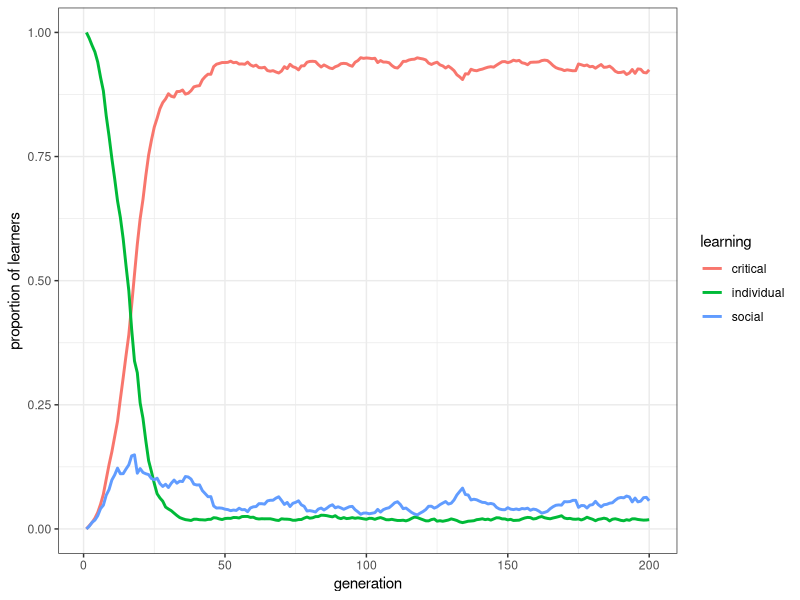
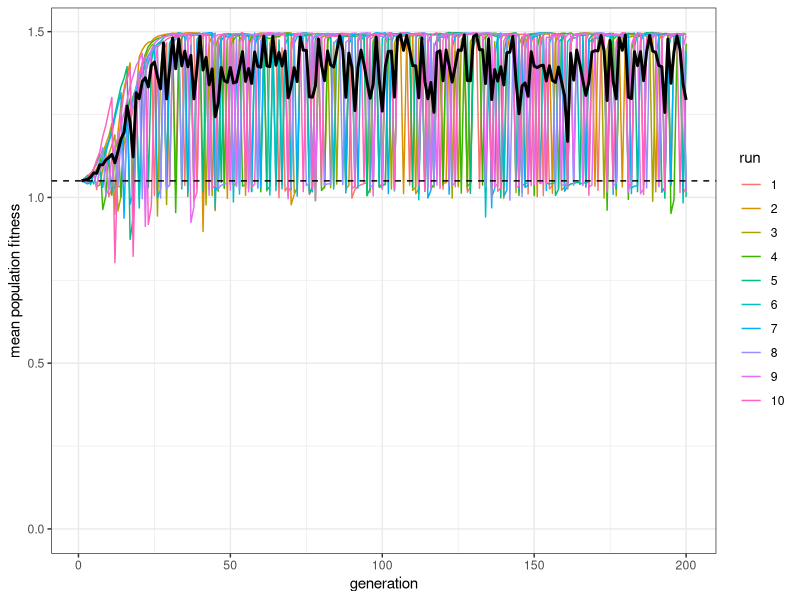

Source code (R) for these figures, in order:
## ---- chunk 1
library(tidyverse)

rogers_model2 <- function(N, t_max, r_max, w = 1, b = 0.5, c, s = 0, mu, p, u) {
  
  # Check parameters to avoid negative fitnesses
  if (b * (1 + c) > 1 || b * (1 + s) > 1) {
    stop("Invalid parameter values: ensure b*(1+c) < 1 and b*(1+s) < 1")
  }
  
  # Create output tibble
  output <- tibble(generation = rep(1:t_max, r_max), 
                   run = as.factor(rep(1:r_max, each = t_max)), 
                   p_SL = as.numeric(rep(NA, t_max * r_max)), 
                   p_IL = as.numeric(rep(NA, t_max * r_max)), 
                   p_CL = as.numeric(rep(NA, t_max * r_max)), 
                   W = as.numeric(rep(NA, t_max * r_max)))
  
  for (r in 1:r_max) {
    
    # Create a population of individuals
    population <- tibble(learning = rep("individual", N), 
                         behaviour = rep(NA, N), fitness = rep(NA, N))
    
    # Initialise the environment
    E <- 0
    
    for (t in 1:t_max) {
      
      # Now we integrate fitnesses into the learning stage
      population$fitness <- w  
      
      # 1. Social learning
      if (sum(population$learning == "social") > 0) {
        # Subtract cost b*s from fitness of social learners
        population$fitness[population$learning == "social"] <- 
          population$fitness[population$learning == "social"] - b*s
        # Update behaviour
        population$behaviour[population$learning == "social"] <- 
          sample(previous_population$behaviour, sum(population$learning == "social"), replace = TRUE)

      }
      
      # 2. Individual learning
      # Subtract cost b*c from fitness of individual learners
      population$fitness[population$learning == "individual"] <- 
        population$fitness[population$learning == "individual"] - b*c
      # Update behaviour
      learn_correct <- sample(c(TRUE, FALSE), N, prob = c(p, 1 - p), replace = TRUE)
      population$behaviour[learn_correct & population$learning == "individual"] <- E
      population$behaviour[!learn_correct & population$learning == "individual"] <- E - 1
      
      
      # 3. Critical social learning
      if (sum(population$learning == "critical") > 0) {
        
        # Subtract b*s from fitness of socially learning critical learners
        population$fitness[population$learning == "critical"] <- 
          population$fitness[population$learning == "critical"] - b*s
        
        # First critical learners socially learn
        population$behaviour[population$learning == "critical"] <- 
          sample(previous_population$behaviour, 
                 sum(population$learning == "critical"), replace = TRUE)
        
        # Subtract b*c from fitness of individually learning critical learners
        population$fitness[population$learning == "critical" & population$behaviour != E] <- 
          population$fitness[population$learning == "critical" & population$behaviour != E] - b*c
        
        # Individual learning for those critical learners who did not copy correct behaviour
        population$behaviour[learn_correct & population$learning == "critical" & population$behaviour != E] <- E
        population$behaviour[!learn_correct & population$learning == "critical" & population$behaviour != E] <- E - 1
      }
      
      # 4. Calculate fitnesses (now only need to do the b bonus or penalty)
      population$fitness[population$behaviour == E] <-
        population$fitness[population$behaviour == E] + b  
      population$fitness[population$behaviour != E] <-
        population$fitness[population$behaviour != E] - b
      
      # 5. store population characteristics in output
      output[output$generation == t & output$run == r, ]$p_SL <- 
        mean(population$learning == "social")
      output[output$generation == t & output$run == r, ]$p_IL <- 
        mean(population$learning == "individual")
      output[output$generation == t & output$run == r, ]$p_CL <- 
        mean(population$learning == "critical")
      output[output$generation == t & output$run == r, ]$W <- 
        mean(population$fitness)
      
      # 6. Reproduction
      previous_population <- population
      population$behaviour <- NA
      population$fitness <- NA
      
      # Individual learners
      if (sum(previous_population$learning == "individual") > 0) {
        fitness_IL <- sum(previous_population$fitness[previous_population$learning == "individual"]) / 
          sum(previous_population$fitness)
      } else {
        fitness_IL <- 0
      }
      
      # Social learners
      if (sum(previous_population$learning == "social") > 0) {
        fitness_SL <- sum(previous_population$fitness[previous_population$learning == "social"]) / 
          sum(previous_population$fitness)
      } else {
        fitness_SL <- 0
      }
      
      population$learning <- sample(c("individual", "social", "critical"), size = N, 
             prob = c(fitness_IL, fitness_SL, 1 - (fitness_SL + fitness_IL)), replace = TRUE)
      
      mutation <- sample(c(TRUE, FALSE), N, prob = c(mu, 1 - mu), replace = TRUE)
      
      previous_population2 <- population
      
      population$learning[mutation & previous_population2$learning == "individual"] <- 
        sample(c("critical", "social"), 
               sum(mutation & previous_population2$learning == "individual"), 
               prob = c(0.5, 0.5), replace = TRUE)
      
      population$learning[mutation & previous_population2$learning == "social"] <- 
        sample(c("critical", "individual"), 
               sum(mutation & previous_population2$learning == "social"), 
               prob = c(0.5, 0.5), replace = TRUE)
      
      population$learning[mutation & previous_population2$learning == "critical"] <- 
        sample(c("individual", "social"), 
               sum(mutation & previous_population2$learning == "critical"), 
               prob = c(0.5, 0.5), replace = TRUE)
    
      # 7. Potential environmental change
      if (runif(1) < u) E <- E + 1
    }
  }
  # Export data from function
  output
}
## ---- chunk 2
data_model <- rogers_model2(N = 1000, t_max = 200, r_max = 10, c = 0.9, mu = 0.01, p = 1, u = 0.2)
## ---- chunk 3
plot_prop <- function(data_model) {
  
  names(data_model)[3:5] <- c("social", "individual", "critical")
  data_model_long <- pivot_longer(data_model, -c(W, generation, run), 
                                  names_to = "learning", 
                                  values_to = "proportion")

  ggplot(data = data_model_long, aes(y = proportion, x = generation, colour = learning)) +
    stat_summary(fun = mean, geom = "line", size = 1) +
    ylim(c(0, 1)) +
    theme_bw() +
    labs(y = "proportion of learners")
}

plot_prop(data_model)
## ---- chunk 4
plot_W <- function(data_model, w = 1, b = 0.5, c, p) {
  ggplot(data = data_model, aes(y = W, x = generation)) +
    geom_line(aes(color = run)) +
    stat_summary(fun = mean, geom = "line", size = 1) +
    geom_hline(yintercept = w + b * (2 * p - c - 1), linetype = 2) +
    ylim(c(0, NA)) +
    theme_bw() +
    labs(y = "mean population fitness")
}
## ---- chunk 5
plot_W(data_model, c = 0.9, p = 1)
